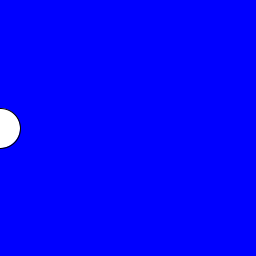
Frame 1 (no input)
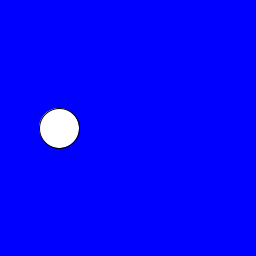
Frame 60 (the mouse pressed at the canvas centre just before this capture)
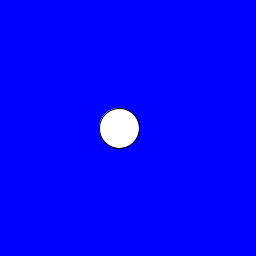
Frame 120 (the mouse held since frame 60 and released just before this capture)

The Processing sketch that drew these frames (run headless with seeded random() and noise(); from frame 60 on, the mouse is pressed at the canvas centre):

// Processing sketch: sketch_condicion_compuesta
// ── sketch_condicion_compuesta.pde
int num;
int direccion;
int vel;
void setup () {
  size(256, 256);
  num = 0;
  direccion = 1;
  vel = 10;
}

void draw () {
  background(0,0,255);
  //      x    y    extent
  circle(num, 128, 40);
  /*
  if (num > width ) {
    direccion = -1;
  } else if (num < 0) {
    direccion = +1;
  }
  num += direccion * vel;
  */
  
  if (num < width && direccion > 0) {
    num ++;
  } else {
    direccion = -1;
  }
  
  if (num > 0 && direccion < 0) {
    num --;
  }
 
}
